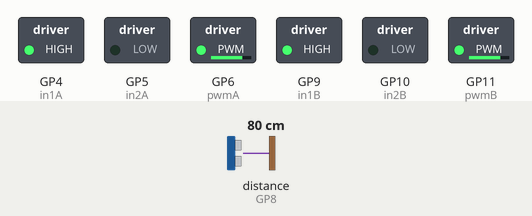
Bench run of a program on a simulated Raspberry Pi Pico running MicroPython. On the bench: switched loads named in the program (green lamp = pin HIGH). Inputs (shaded band) come from the test bench; at power-on: distance to the obstacle (sensor on GP8) 80 cm. The echo pulse lasts 58.3 µs per cm; pins used as bus, display or sensor lines are not drawn; what the program prints to the serial console is not drawn. At 0.0 s the program stops and its outputs stay as they are.

Above: at 0.1 s.
Timing chart, 0 to 1.5 s (numbered marks = the images above):
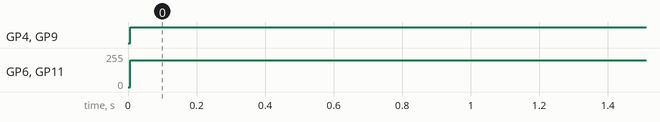

Measured:
- by itself, GP4 (in1A), GP9 (in1B): LOW → HIGH at 0.01 s
- by itself, GP6 (pwmA), GP11 (pwmB): 0/255 → 199/255 at 0.01 s

The program:

robottourmicropython.py
```python
#for the raspberry pi pico family of devices running micropython

from machine import Pin, PWM
from time import sleep, sleep_us
import time
trig = Pin(7, Pin.OUT)
echo = Pin(8, Pin.IN)

def distance_cm():
    # Send a 10 nanosecond pulse
    trig.low()
    sleep_us(2)
    trig.high()
    sleep_us(10)
    trig.low()

    # Wait for echo pulse
    while echo.value() == 0:
        pass
    start = time.ticks_us()
    while echo.value() == 1:
        pass
    end = time.ticks_us()

    dur = end - start
    # Sound speed: 343 m/s → 0.0343 cm/µs. Divide by 2 for round trip.
    return (dur * 0.0343) / 2

in1A = Pin(4, Pin.OUT)
in2A = Pin(5, Pin.OUT)
pwmA = PWM(Pin(6))
pwmA.freq(1000)

in1B = Pin(9, Pin.OUT)
in2B = Pin(10, Pin.OUT)
pwmB = PWM(Pin(11))
pwmB.freq(1000)

def set_duty(pwm_obj, value):  # 0–1023 range
    try:
        pwm_obj.duty(value)
    except AttributeError:
        pwm_obj.duty_u16(int(value * 64))

def motorA_forward(speed=800):
    in1A.value(1)
    in2A.value(0)
    set_duty(pwmA, speed)

def motorA_reverse(speed=800):
    in1A.value(0)
    in2A.value(1)
    set_duty(pwmA, speed)

def motorA_stop():
    in1A.value(0)
    in2A.value(0)
    set_duty(pwmA, 0)

def motorB_forward(speed=800):
    in1B.value(1)
    in2B.value(0)
    set_duty(pwmB, speed)

def motorB_reverse(speed=800):
    in1B.value(0)
    in2B.value(1)
    set_duty(pwmB, speed)

def motorB_stop():
    in1B.value(0)
    in2B.value(0)
    set_duty(pwmB, 0)

try:
    if distance_cm() > 10:
        motorA_forward(800)
        motorB_forward(800)
        print(distance_cm())
    else:
        motorA_stop()
        motorB_stop()
except KeyboardInterrupt:
    motorA_stop()
    motorB_stop()
```
